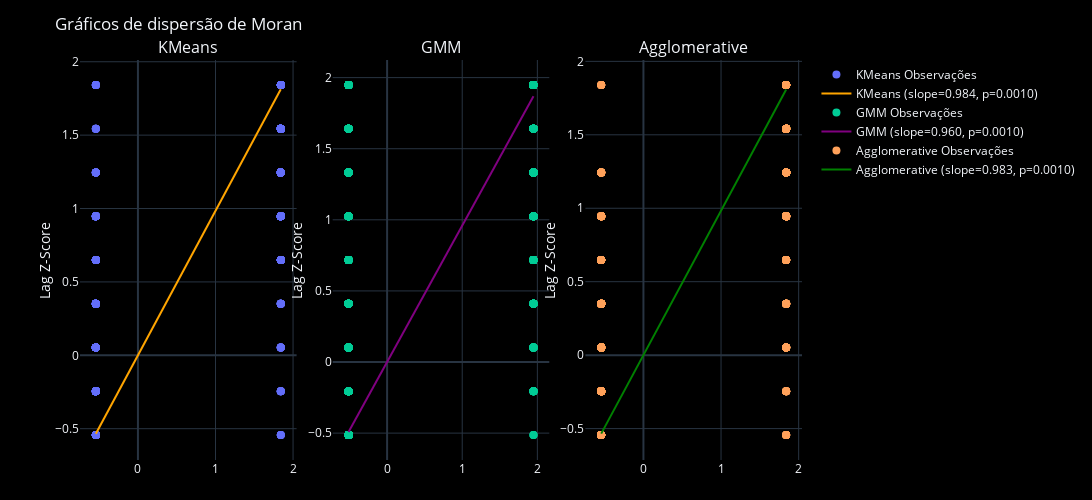

The notebook cell this image was saved under:
### Code cell
# hide-me
display(Javascript('window.cellVisibilityManager.hideCells();'))

# --- Carregar e preparar os dados ---
def limpar_linha():
    sys.stdout.write('\r' + ' ' * 80 + '\r')
    sys.stdout.flush()

import warnings
warnings.filterwarnings("ignore", message="The weights matrix is not fully connected", module="libpysal.weights.distance")

# --- Carregar os dados ---
input_pkl_path = "df_servicos.pkl"
with open(input_pkl_path, 'rb') as pkl_file:
    data = pickle.load(pkl_file)

df_servicos = data 

# --- Definir as variáveis a utilizar ---
features = [
    'pop_64_mais', 'numero_servicos_proximos', 'distancia_media_servicos',
    'Centro Saude', 'Farmacias', 'Hospitais', 
    'Supermercados', 'Bancos', 'Parques e jardins', 'CTT'
]

# Manter a coluna de geometria
columns_to_keep = features + ['geometry']

# Remover linhas com valores em falta
df_servicos = df_servicos.dropna(subset=features)

# Normalizar os dados
scaler = StandardScaler()
X = scaler.fit_transform(df_servicos[features])

# Mensagem temporária de estado
sys.stdout.write("[INFO] A calcular agrupamentos (clusters), por favor aguarde...\r")
sys.stdout.flush()

# --- Agrupamento (clustering) e métricas de avaliação ---
# Definir o número máximo de grupos a testar
max_clusters = 10
distortions = []
silhouette_scores = []
aic_values, bic_values = [], []

# Avaliar agrupamento para diferentes números de grupos
for k in range(2, max_clusters):
    # KMeans
    kmeans = KMeans(n_clusters=k, random_state=42)
    kmeans.fit(X)
    distortions.append(kmeans.inertia_)
    silhouette_scores.append(silhouette_score(X, kmeans.labels_))
    
    # Modelo de Mistura Gaussiana (GMM)
    gmm = GaussianMixture(n_components=k, random_state=42)
    gmm.fit(X)
    aic_values.append(gmm.aic(X))
    bic_values.append(gmm.bic(X))

# Escolher dinamicamente o número ótimo de grupos com base no maior Silhouette Score
optimal_clusters = silhouette_scores.index(max(silhouette_scores)) + 2
limpar_linha()
print(f"[INFO] Número ideal de agrupamentos determinado: {optimal_clusters}")

# Definir estilo escuro para os gráficos
plt.style.use('dark_background')
fig, ax = plt.subplots(1, 4, figsize=(20, 5))

# Configurar os contornos dos eixos a branco
for axis in ax:
    axis.spines['top'].set_visible(False)
    axis.spines['right'].set_visible(False)
    axis.spines['left'].set_color('white')
    axis.spines['bottom'].set_color('white')

# Gráfico do Método do Cotovelo
ax[0].plot(range(2, max_clusters), distortions, 'yx-', linewidth=2)
ax[0].set_title('Método Elbow', color='white')
ax[0].set_xlabel('Número de grupos (Clusters)', color='white')
ax[0].set_ylabel('Distortion', color='white')
ax[0].tick_params(axis='both', colors='white')

# Gráfico do Silhouette Score
ax[1].plot(range(2, max_clusters), silhouette_scores, 'mx-', linewidth=2)
ax[1].set_title('Silhouette Score', color='white')
ax[1].set_xlabel('Número de grupos (Clusters)', color='white')
ax[1].set_ylabel('Silhouette Score', color='white')
ax[1].tick_params(axis='both', colors='white')

# Gráfico AIC
ax[2].plot(range(2, max_clusters), aic_values, 'r-o', linewidth=2, label='AIC')
ax[2].set_title('AIC (GMM)', color='white')
ax[2].set_xlabel('Número de grupos (Clusters)', color='white')
ax[2].set_ylabel('AIC', color='white')
ax[2].tick_params(axis='both', colors='white')
ax[2].legend()

# Gráfico BIC
ax[3].plot(range(2, max_clusters), bic_values, 'b-o', linewidth=2, label='BIC')
ax[3].set_title('BIC (GMM)', color='white')
ax[3].set_xlabel('Número de grupos (Clusters)', color='white')
ax[3].set_ylabel('BIC', color='white')
ax[3].tick_params(axis='both', colors='white')
ax[3].legend()

plt.tight_layout()
plt.show()

# --- Executar o agrupamento final com o número ótimo de grupos ---
n_clusters = optimal_clusters
print(f"[INFO] A iniciar cálculos para {n_clusters} agrupamentos (clusters)...", end='\r', flush=True)

# === K-means ===
kmeans = KMeans(n_clusters=n_clusters, random_state=42)
df_servicos['cluster_kmeans'] = kmeans.fit_predict(X)

# Obter centroides do K-means
centroides = kmeans.cluster_centers_

# === Modelo de Mistura Gaussiana (GMM) ===
gmm = GaussianMixture(n_components=n_clusters, random_state=42)
df_servicos['cluster_gmm'] = gmm.fit_predict(X)

# === Agglomerative Clustering ===
agglo = AgglomerativeClustering(n_clusters=n_clusters)
df_servicos['cluster_agglo'] = agglo.fit_predict(X)

# --- Calcular métricas para cada algoritmo de clustering ---
# K-means
silhouette_kmeans = silhouette_score(X, df_servicos['cluster_kmeans'])
inercia_kmeans = kmeans.inertia_
calinski_kmeans = calinski_harabasz_score(X, df_servicos['cluster_kmeans'])

# GMM
silhouette_gmm = silhouette_score(X, df_servicos['cluster_gmm'])
calinski_gmm = calinski_harabasz_score(X, df_servicos['cluster_gmm'])

# Agglomerative Clustering
silhouette_agglo = silhouette_score(X, df_servicos['cluster_agglo'])
calinski_agglo = calinski_harabasz_score(X, df_servicos['cluster_agglo'])

# Calcular o Índice de Davies-Bouldin (DBI)
dbi_kmeans = davies_bouldin_score(X, df_servicos['cluster_kmeans'])
dbi_gmm = davies_bouldin_score(X, df_servicos['cluster_gmm'])
dbi_agglo = davies_bouldin_score(X, df_servicos['cluster_agglo'])

# Mensagem final após os cálculos
print(' ' * 80, end='\r')  # Ou usar clear_line() se for a função atualizada
print("\n[INFO] Dados calculados com sucesso, a exibir métricas e gráficos...\n")

# --- Apresentar métricas ---
print("\n=== K-means ===")
print(f"Silhouette Score: {silhouette_kmeans:.3f}")
print(f"Inércia: {inercia_kmeans:.3f}")
print(f"Calinski-Harabasz Index: {calinski_kmeans:.3f}")
print(f"Davies-Bouldin Index: {dbi_kmeans:.3f}")

print("\n=== GMM ===")
print(f"Silhouette Score: {silhouette_gmm:.3f}")
print(f"Calinski-Harabasz Index: {calinski_gmm:.3f}")
print(f"Davies-Bouldin Index: {dbi_gmm:.3f}")

print("\n=== Agglomerative Clustering ===")
print(f"Silhouette Score: {silhouette_agglo:.3f}")
print(f"Calinski-Harabasz Index: {calinski_agglo:.3f}")
print(f"Davies-Bouldin Index: {dbi_agglo:.3f}")

# --- Visualização final dos agrupamentos (projeções 2D) ---
kmeans_labels = df_servicos['cluster_kmeans']
gmm_labels = df_servicos['cluster_gmm']
agglo_labels = df_servicos['cluster_agglo']

plt.style.use('dark_background')
fig, ax = plt.subplots(1, 3, figsize=(18, 5))

ax[0].scatter(X[:, 0], X[:, 1], c=kmeans_labels, cmap='viridis', alpha=0.6)
ax[0].set_title("K-means Agrupamento (2D)")

ax[1].scatter(X[:, 0], X[:, 1], c=gmm_labels, cmap='plasma', alpha=0.6)
ax[1].set_title("GMM Agrupamento (2D)")

ax[2].scatter(X[:, 0], X[:, 1], c=agglo_labels, cmap='coolwarm', alpha=0.6)
ax[2].set_title("Agglomerative Agrupamento (2D)")

plt.show()

limpar_linha()

# --- Calcular o I de Moran e gerar gráficos de dispersão de Moran ---

# Garantir que o DataFrame é um GeoDataFrame
if not isinstance(df_servicos, gpd.GeoDataFrame):
    df_servicos = gpd.GeoDataFrame(df_servicos, geometry='geometry')

# Função para calcular o I de Moran e os dados do gráfico de dispersão
def compute_moran_scatter(gdf, column, k=8):
    w = KNN.from_dataframe(gdf, k=k)
    w.transform = 'R'
    vals = gdf[column].values.astype(float)
    moran = Moran(vals, w)
    
    z = (vals - np.mean(vals)) / np.std(vals)
    lag_z = w.sparse.dot(z)
    
    linha_x = np.linspace(z.min(), z.max(), 100)
    linha_y = linha_x * moran.I
    
    scatter_data = {
        "z": z,
        "z_lag": lag_z,
        "linha_x": linha_x,
        "linha_y": linha_y,
        "moran_I": moran.I,
        "p_value": moran.p_sim
    }
    return scatter_data

# Definir os nomes e cores dos modelos de clustering
model_labels = {
    "K-means": "cluster_kmeans",
    "GMM": "cluster_gmm",
    "Agglomerative": "cluster_agglo"
}
model_colors = {
    "K-means": "orange",
    "GMM": "purple",
    "Agglomerative": "green"
}

resultados = {}
for nome_modelo, col_cluster in model_labels.items():
    scatter = compute_moran_scatter(df_servicos, col_cluster, k=8)
    resultados[nome_modelo] = {
        "moran_scatter": scatter,
        "moran_I": scatter["moran_I"],
        "p_value": scatter["p_value"]
    }

# Criar gráfico com 3 colunas para os gráficos de dispersão de Moran
n_modelos = len(resultados)  
fig_moran = make_subplots(
    rows=1, 
    cols=n_modelos, 
    subplot_titles=list(resultados.keys()),
    column_widths=[0.3, 0.3, 0.3],
    horizontal_spacing=0.05
)

# Adicionar pontos e linhas de regressão para cada modelo
col_idx = 1
for nome, met in resultados.items():
    scatter = met["moran_scatter"]
    I = met["moran_I"]
    p = met["p_value"]
    
    line_color = model_colors.get(nome, "white")

    # Pontos do gráfico de dispersão
    fig_moran.add_trace(
        go.Scatter(
            x=scatter["z"],
            y=scatter["z_lag"],
            mode='markers',
            marker=dict(size=8),
            name=f"{nome} Observações"
        ),
        row=1, col=col_idx
    )
    
    # Linha de regressão com inclinação = I de Moran
    fig_moran.add_trace(
        go.Scatter(
            x=scatter["linha_x"],
            y=scatter["linha_y"],
            mode='lines',
            line=dict(color=line_color),
            name=f"{nome} (slope={I:.3f}, p={p:.4f})"
        ),
        row=1, col=col_idx
    )
    
    fig_moran.update_yaxes(title_text="Lag Z-Score", title_standoff=1, row=1, col=1)
    fig_moran.update_yaxes(title_text="Lag Z-Score", title_standoff=1, row=1, col=2)
    fig_moran.update_yaxes(title_text="Lag Z-Score", title_standoff=1, row=1, col=3)

    col_idx += 1

# Layout e exibir o gráfico
fig_moran.update_layout(
    width=1200,
    height=500,
    margin=dict(l=80, r=20, t=60, b=40),
    title='Gráficos de dispersão de Moran',
    template='plotly_dark',
    plot_bgcolor='#000000',
    paper_bgcolor='#000000'
)
fig_moran.show()

# --- Guardar o DataFrame final e as métricas em ficheiro .pkl ---

# Definir dicionário com métricas
metrics = {
    'K-means': {
        'Silhouette Score': silhouette_kmeans,
        'Inertia': inercia_kmeans,
        'Calinski-Harabasz Index': calinski_kmeans,
        'Davies-Bouldin Index': dbi_kmeans
    },
    'GMM': {
        'Silhouette Score': silhouette_gmm,
        'Calinski-Harabasz Index': calinski_gmm,
        'Davies-Bouldin Index': dbi_gmm
    },
    'Agglomerative': {
        'Silhouette Score': silhouette_agglo,
        'Calinski-Harabasz Index': calinski_agglo,
        'Davies-Bouldin Index': dbi_agglo
    }
}

# --- Guardar os resultados num ficheiro pickle ---
#output_pkl_path = "data.pkl"
#with open(output_pkl_path, 'wb') as pkl_file:
    #pickle.dump({'df': df_servicos[columns_to_keep + ['cluster_kmeans', 'cluster_gmm', 'cluster_agglo']], 'metrics': metrics}, pkl_file)

# --- Mensagem final ---
print("\033[92m[INFO] Após análise, pode continuar.\033[0m")

### Figure 1 — Plotly figure (JSON) as saved in the notebook; plotly's stock layout.template omitted (floating-point values rounded to 4 significant figures; data arrays with more than 128 entries replaced by an {"elided": "..."} marker saying what was removed)
{"data": [{"marker": {"size": 8}, "mode": "markers", "name": "KMeans Observações", "type": "scatter", "x": {"elided": "31873 float values"}, "xaxis": "x", "y": {"elided": "31873 float values"}, "yaxis": "y"}, {"line": {"color": "orange"}, "mode": "lines", "name": "KMeans (slope=0.984, p=0.0010)", "type": "scatter", "x": [-0.543, -0.5189, -0.4948, -0.4708, -0.4467, -0.4226, -0.3985, -0.3744, -0.3503, -0.3262, -0.3021, -0.2781, -0.254, -0.2299, -0.2058, -0.1817, -0.1576, -0.1335, -0.1094, -0.08536, -0.06127, -0.03719, -0.0131, 0.01099, 0.03507, 0.05916, 0.08325, 0.1073, 0.1314, 0.1555, 0.1796, 0.2037, 0.2278, 0.2519, 0.2759, 0.3, 0.3241, 0.3482, 0.3723, 0.3964, 0.4205, 0.4445, 0.4686, 0.4927, 0.5168, 0.5409, 0.565, 0.5891, 0.6132, 0.6372, 0.6613, 0.6854, 0.7095, 0.7336, 0.7577, 0.7818, 0.8059, 0.8299, 0.854, 0.8781, 0.9022, 0.9263, 0.9504, 0.9745, 0.9985, 1.023, 1.047, 1.071, 1.095, 1.119, 1.143, 1.167, 1.191, 1.215, 1.239, 1.264, 1.288, 1.312, 1.336, 1.36, 1.384, 1.408, 1.432, 1.456, 1.48, 1.504, 1.528, 1.553, 1.577, 1.601, 1.625, 1.649, 1.673, 1.697, 1.721, 1.745, 1.769, 1.793, 1.817, 1.842], "xaxis": "x", "y": [-0.5345, -0.5108, -0.4871, -0.4634, -0.4396, -0.4159, -0.3922, -0.3685, -0.3448, -0.3211, -0.2974, -0.2737, -0.25, -0.2263, -0.2026, -0.1789, -0.1551, -0.1314, -0.1077, -0.08402, -0.06031, -0.0366, -0.0129, 0.01081, 0.03452, 0.05823, 0.08194, 0.1056, 0.1294, 0.1531, 0.1768, 0.2005, 0.2242, 0.2479, 0.2716, 0.2953, 0.319, 0.3427, 0.3664, 0.3901, 0.4139, 0.4376, 0.4613, 0.485, 0.5087, 0.5324, 0.5561, 0.5798, 0.6035, 0.6272, 0.6509, 0.6746, 0.6984, 0.7221, 0.7458, 0.7695, 0.7932, 0.8169, 0.8406, 0.8643, 0.888, 0.9117, 0.9354, 0.9591, 0.9829, 1.007, 1.03, 1.054, 1.078, 1.101, 1.125, 1.149, 1.173, 1.196, 1.22, 1.244, 1.267, 1.291, 1.315, 1.338, 1.362, 1.386, 1.41, 1.433, 1.457, 1.481, 1.504, 1.528, 1.552, 1.576, 1.599, 1.623, 1.647, 1.67, 1.694, 1.718, 1.742, 1.765, 1.789, 1.813], "yaxis": "y"}, {"marker": {"size": 8}, "mode": "markers", "name": "GMM Observações", "type": "scatter", "x": {"elided": "31873 float values"}, "xaxis": "x2", "y": {"elided": "31873 float values"}, "yaxis": "y2"}, {"line": {"color": "purple"}, "mode": "lines", "name": "GMM (slope=0.960, p=0.0010)", "type": "scatter", "x": [-0.5133, -0.4885, -0.4636, -0.4387, -0.4139, -0.389, -0.3641, -0.3393, -0.3144, -0.2896, -0.2647, -0.2398, -0.215, -0.1901, -0.1652, -0.1404, -0.1155, -0.09065, -0.06579, -0.04093, -0.01606, 0.008799, 0.03366, 0.05852, 0.08339, 0.1083, 0.1331, 0.158, 0.1828, 0.2077, 0.2326, 0.2574, 0.2823, 0.3072, 0.332, 0.3569, 0.3817, 0.4066, 0.4315, 0.4563, 0.4812, 0.5061, 0.5309, 0.5558, 0.5806, 0.6055, 0.6304, 0.6552, 0.6801, 0.705, 0.7298, 0.7547, 0.7795, 0.8044, 0.8293, 0.8541, 0.879, 0.9039, 0.9287, 0.9536, 0.9784, 1.003, 1.028, 1.053, 1.078, 1.103, 1.128, 1.152, 1.177, 1.202, 1.227, 1.252, 1.277, 1.302, 1.327, 1.351, 1.376, 1.401, 1.426, 1.451, 1.476, 1.501, 1.525, 1.55, 1.575, 1.6, 1.625, 1.65, 1.675, 1.699, 1.724, 1.749, 1.774, 1.799, 1.824, 1.849, 1.874, 1.898, 1.923, 1.948], "xaxis": "x2", "y": [-0.4926, -0.4688, -0.4449, -0.421, -0.3972, -0.3733, -0.3495, -0.3256, -0.3017, -0.2779, -0.254, -0.2302, -0.2063, -0.1824, -0.1586, -0.1347, -0.1109, -0.087, -0.06314, -0.03928, -0.01542, 0.008444, 0.0323, 0.05617, 0.08003, 0.1039, 0.1277, 0.1516, 0.1755, 0.1993, 0.2232, 0.247, 0.2709, 0.2948, 0.3186, 0.3425, 0.3664, 0.3902, 0.4141, 0.4379, 0.4618, 0.4857, 0.5095, 0.5334, 0.5572, 0.5811, 0.605, 0.6288, 0.6527, 0.6765, 0.7004, 0.7243, 0.7481, 0.772, 0.7958, 0.8197, 0.8436, 0.8674, 0.8913, 0.9151, 0.939, 0.9629, 0.9867, 1.011, 1.034, 1.058, 1.082, 1.106, 1.13, 1.154, 1.178, 1.201, 1.225, 1.249, 1.273, 1.297, 1.321, 1.345, 1.368, 1.392, 1.416, 1.44, 1.464, 1.488, 1.512, 1.536, 1.559, 1.583, 1.607, 1.631, 1.655, 1.679, 1.703, 1.726, 1.75, 1.774, 1.798, 1.822, 1.846, 1.87], "yaxis": "y2"}, {"marker": {"size": 8}, "mode": "markers", "name": "Agglomerative Observações", "type": "scatter", "x": {"elided": "31873 float values"}, "xaxis": "x3", "y": {"elided": "31873 float values"}, "yaxis": "y3"}, {"line": {"color": "green"}, "mode": "lines", "name": "Agglomerative (slope=0.983, p=0.0010)", "type": "scatter", "x": [-0.5437, -0.5197, -0.4956, -0.4715, -0.4475, -0.4234, -0.3993, -0.3753, -0.3512, -0.3271, -0.303, -0.279, -0.2549, -0.2308, -0.2068, -0.1827, -0.1586, -0.1346, -0.1105, -0.08642, -0.06235, -0.03828, -0.01421, 0.009856, 0.03393, 0.05799, 0.08206, 0.1061, 0.1302, 0.1543, 0.1783, 0.2024, 0.2265, 0.2505, 0.2746, 0.2987, 0.3228, 0.3468, 0.3709, 0.395, 0.419, 0.4431, 0.4672, 0.4912, 0.5153, 0.5394, 0.5635, 0.5875, 0.6116, 0.6357, 0.6597, 0.6838, 0.7079, 0.7319, 0.756, 0.7801, 0.8041, 0.8282, 0.8523, 0.8764, 0.9004, 0.9245, 0.9486, 0.9726, 0.9967, 1.021, 1.045, 1.069, 1.093, 1.117, 1.141, 1.165, 1.189, 1.213, 1.237, 1.261, 1.286, 1.31, 1.334, 1.358, 1.382, 1.406, 1.43, 1.454, 1.478, 1.502, 1.526, 1.55, 1.574, 1.598, 1.622, 1.647, 1.671, 1.695, 1.719, 1.743, 1.767, 1.791, 1.815, 1.839], "xaxis": "x3", "y": [-0.5345, -0.5108, -0.4872, -0.4635, -0.4399, -0.4162, -0.3925, -0.3689, -0.3452, -0.3216, -0.2979, -0.2742, -0.2506, -0.2269, -0.2033, -0.1796, -0.1559, -0.1323, -0.1086, -0.08495, -0.06129, -0.03763, -0.01397, 0.009689, 0.03335, 0.05701, 0.08067, 0.1043, 0.128, 0.1516, 0.1753, 0.199, 0.2226, 0.2463, 0.2699, 0.2936, 0.3173, 0.3409, 0.3646, 0.3882, 0.4119, 0.4356, 0.4592, 0.4829, 0.5065, 0.5302, 0.5539, 0.5775, 0.6012, 0.6248, 0.6485, 0.6722, 0.6958, 0.7195, 0.7431, 0.7668, 0.7905, 0.8141, 0.8378, 0.8614, 0.8851, 0.9088, 0.9324, 0.9561, 0.9797, 1.003, 1.027, 1.051, 1.074, 1.098, 1.122, 1.145, 1.169, 1.193, 1.216, 1.24, 1.264, 1.287, 1.311, 1.335, 1.358, 1.382, 1.406, 1.429, 1.453, 1.477, 1.5, 1.524, 1.548, 1.571, 1.595, 1.619, 1.642, 1.666, 1.69, 1.713, 1.737, 1.761, 1.784, 1.808], "yaxis": "y3"}], "layout": {"annotations": [{"font": {"size": 16}, "showarrow": false, "text": "KMeans", "x": 0.15, "xanchor": "center", "xref": "paper", "y": 1, "yanchor": "bottom", "yref": "paper"}, {"font": {"size": 16}, "showarrow": false, "text": "GMM", "x": 0.5, "xanchor": "center", "xref": "paper", "y": 1, "yanchor": "bottom", "yref": "paper"}, {"font": {"size": 16}, "showarrow": false, "text": "Agglomerative", "x": 0.85, "xanchor": "center", "xref": "paper", "y": 1, "yanchor": "bottom", "yref": "paper"}], "height": 500, "margin": {"b": 40, "l": 80, "r": 20, "t": 60}, "paper_bgcolor": "#000000", "plot_bgcolor": "#000000", "title": {"text": "Gráficos de dispersão de Moran"}, "width": 1200, "xaxis": {"anchor": "y", "domain": [0, 0.3]}, "xaxis2": {"anchor": "y2", "domain": [0.35, 0.65]}, "xaxis3": {"anchor": "y3", "domain": [0.7, 1]}, "yaxis": {"anchor": "x", "domain": [0, 1], "title": {"standoff": 1, "text": "Lag Z-Score"}}, "yaxis2": {"anchor": "x2", "domain": [0, 1], "title": {"standoff": 1, "text": "Lag Z-Score"}}, "yaxis3": {"anchor": "x3", "domain": [0, 1], "title": {"standoff": 1, "text": "Lag Z-Score"}}}}
